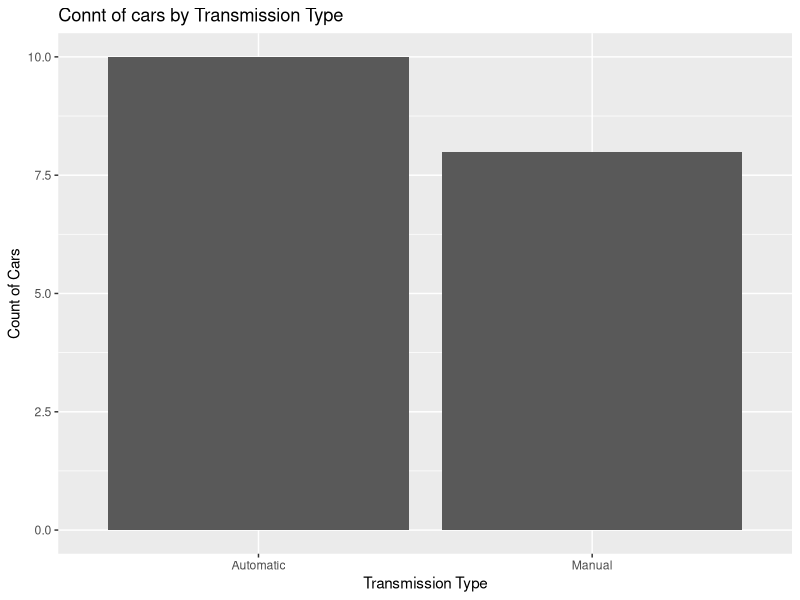
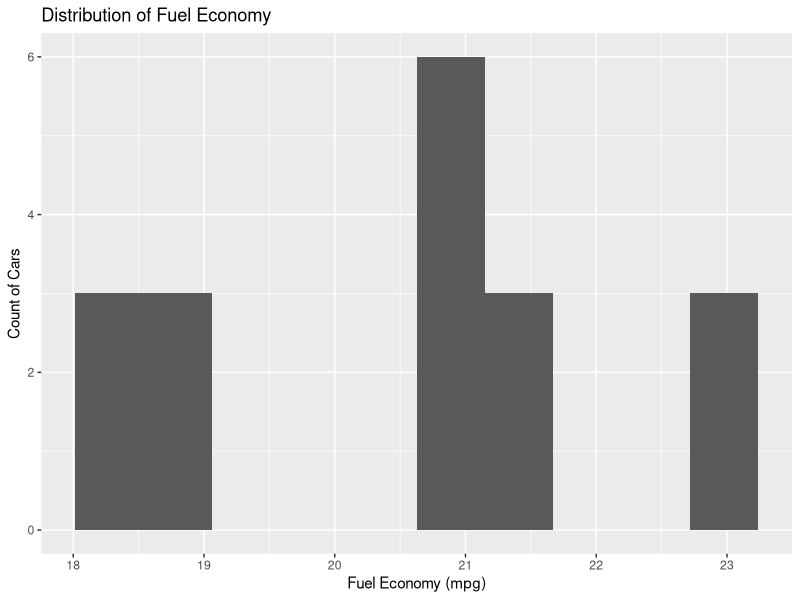
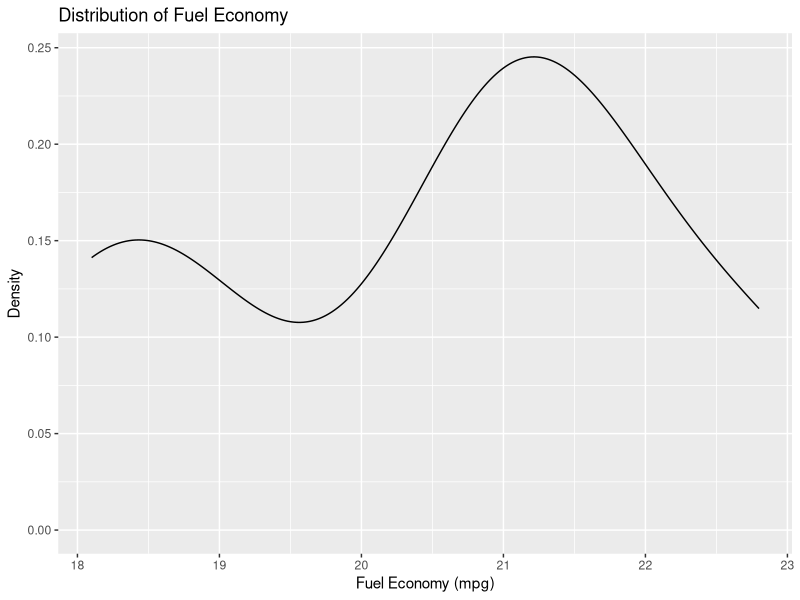
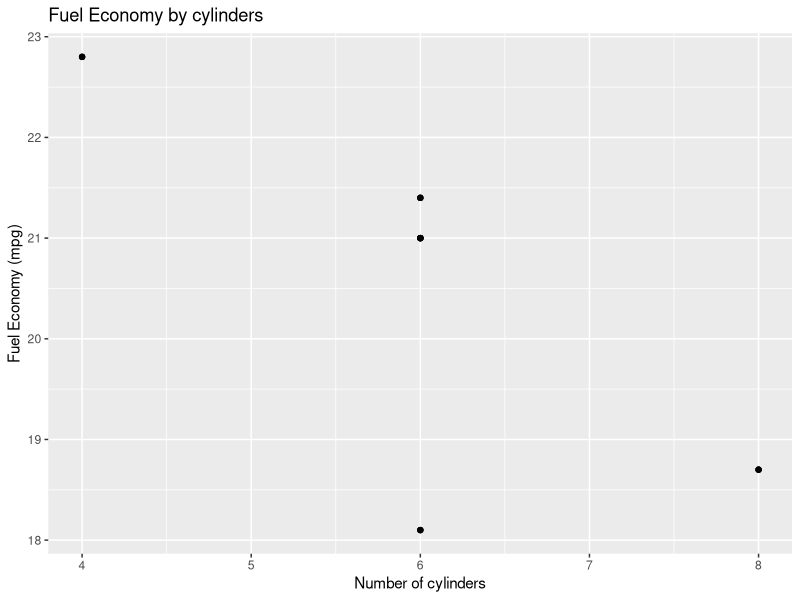

Generate these figures, in order, with R:
#Data Visualization

# 1 - how many cars of each type of transmission - Frequency Bar of Categorical transmission variable
#2 - what does fuel economy look like - Histogram & Density Plot
#3 - how do cylinders and fuel econmomy relate?  Scatter Plotter graph

#set the working  directory

setwd("C:/my/Practice/DataSciencerproject/DataFile")

#read a tab - delimited data file
cars <- read.table(
    file = "Cars.txt",
    header = TRUE,
    sep = "\t",
    quote = "\"")

#inspect
head(cars)

# install package dplyr

install.packages("ggplot2")

#Load the ggplot2 library

library(ggplot2)

# create a frequency bar chart
ggplot(data = cars,
aes(x = Transmission)) +
geom_bar() +
ggtitle("Connt of cars by Transmission Type") +
xlab("Transmission Type") +
ylab("Count of Cars")


#create a histogram

ggplot(
    data = cars,
aes(x = Fuel.Economy)) +
geom_histogram(bins = 10) +
ggtitle("Distribution of Fuel Economy") +
xlab("Fuel Economy (mpg)") +
ylab("Count of Cars")

# create a density plot

ggplot(
    data = cars,
aes(x = Fuel.Economy)) +
geom_density() +
ggtitle("Distribution of Fuel Economy") +
xlab("Fuel Economy (mpg)") +
ylab("Density")

# create a scatterplot
ggplot(
    data = cars,
aes(x = Cylinders,
y = Fuel.Economy)) +
geom_point() +
ggtitle("Fuel Economy by cylinders") +
xlab("Number of cylinders") +
ylab("Fuel Economy (mpg)")
